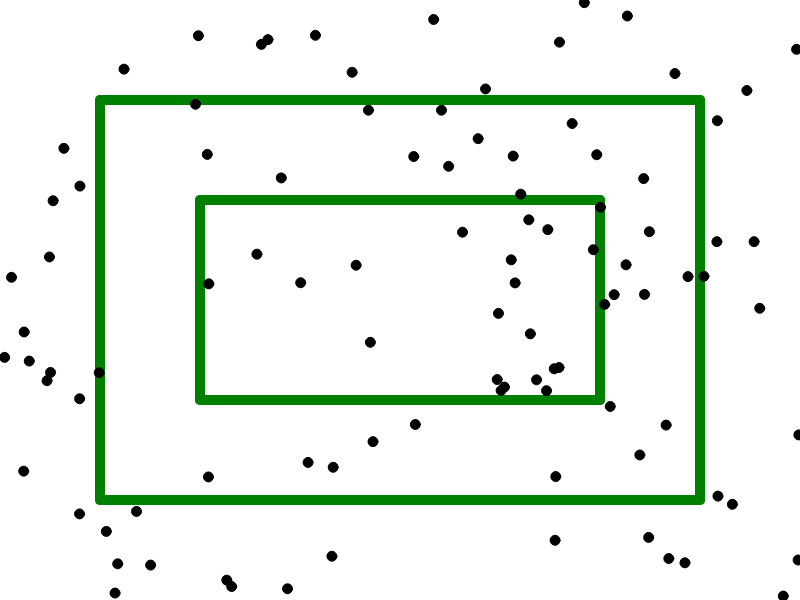
Frame 1 (no input)
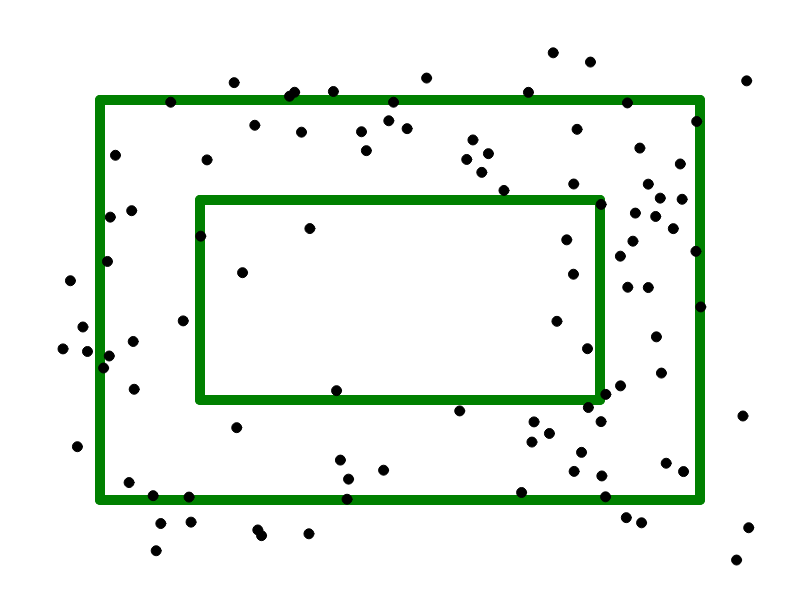
Frame 60 (no input)
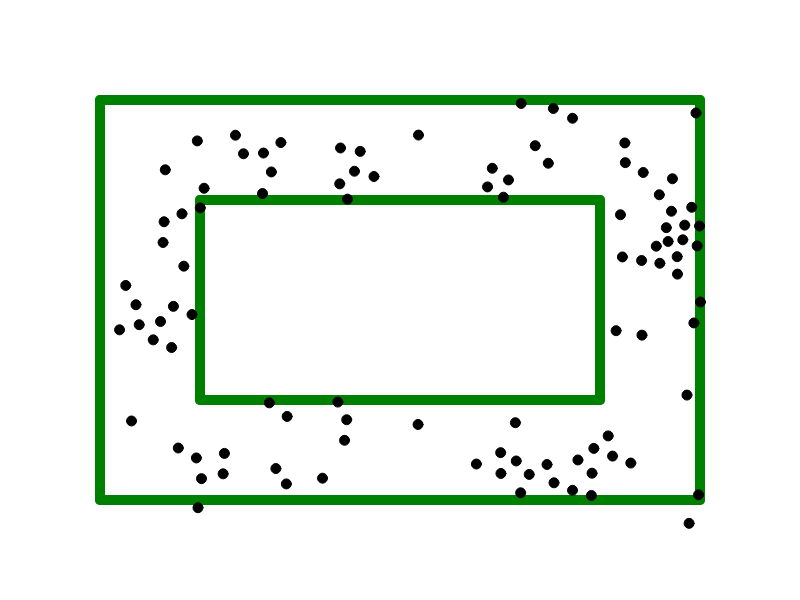
Frame 120 (the mouse pressed at the canvas centre since frame 60)

The p5.js sketch that drew these frames (run headless with seeded random() and noise() and a simulated clock; from frame 60 on, the mouse is pressed at the canvas centre):

// p5.js sketch
// ── sketch.js
let Scene = {
  w : 800, h : 600, swarm : [],

  // get neighbors up to certain distance
  neighbours : function(x) {
    let r = []
    for (let p of this.swarm) {
      if (dist(p.pos.x, p.pos.y, x.x, x.y) <= 25) {
        r.push(p)
      }
    }
    return r
  },

  // Add outer boundaries of the canvas - we use "cyclic" boundaries
  wrap : function(x) {
    if (x.x < 0) x.x += this.w
    if (x.y < 0) x.y += this.h
    if (x.x >= this.w) x.x -= this.w
    if (x.y >= this.h) x.y -= this.h
  }
}

// Object of the racetrack, holds points of the inner + outer edge, and mid point
let racetrack = {
  // TODO: precompute and generate real values (same amount for both)
  inner: [[200, 200], [600, 200], [600, 400], [200, 400]],
  outer: [[100, 100], [700, 100], [700, 500], [100, 500]],
  middle: [Scene.w / 2, Scene.h / 2],

  // check if point is inside of inner boundary
  is_in : function(x, y) {
    // TODO: implement using real shape
    return (x > 200 && x < 600 && y > 200 && y < 400)
  },

  // check if point is outside of outer boundary
  is_out : function(x, y) {
    // TODO: implement using real shape
    return (x < 100 || x > 700 || y < 100 || y > 500)
  },

  // need to get some kind of clockwise direction for points in the track
  // -> use several intermediate points inside of track to get directions
  // function assumes that the point x,y is inside of track
  get_direction_checkpoint : function(x, y) {
    // TODO: implement using real shape and better values
    if (x < 200 && y < 400) {
      return [200, 150]
    } else if (x < 600 && y > 400) {
      return [150, 400]
    } else if (x > 600 && y > 200) {
      return [600, 450]
    } else if (x >200 && y < 200) {
      return [650, 200]
    }
  },

}

class Particle {
  constructor() {
    this.pos = createVector(random(0, Scene.w), random(0, Scene.h))
    this.dir = p5.Vector.random2D()
  }

  step() {
    let N=0, avg_sin = 0, avg_cos = 0, avg_p = createVector(0, 0), avg_d = createVector(0, 0)

    // compute average angle and average position
    // avg angle for allignment, avg pos for cohesion
    for (let n of Scene.neighbours(this.pos)) {
      avg_p.add(n.pos)

      // separation
      if (n != this) {
        let away = p5.Vector.sub(this.pos, n.pos)
        away.div(away.magSq())
        avg_d.add(away)
      }

      avg_sin += Math.sin(n.dir.heading())
      avg_cos += Math.cos(n.dir.heading())
      N++
    }
    avg_sin /= N, avg_cos /= N, avg_p.div(N), avg_d.div(N)
    let avg_angle = Math.atan2(avg_sin, avg_cos)
    // add some random noise to the angle
    avg_angle += random(-0.25, 0.25)
    this.dir = p5.Vector.fromAngle(avg_angle)

    // implement the cohesion
    let cohesion = p5.Vector.sub(avg_p, this.pos)
    cohesion.div(20)
    this.dir.add(cohesion)

    // add separation
    avg_d.mult(20)
    this.dir.add(avg_d)

    // implement racetrack force
    // TODO: check and make changes if needed
    let mid_vec = createVector(racetrack.middle[0], racetrack.middle[1])
    if (racetrack.is_in(this.pos.x, this.pos.y)) {
      // if particle is inside inner boundary, make it move in direction away from the middle

      this.dir = createVector(0, 0) // first null the current direction, as it goes out of track

      // compute vector from current position to mid, and "normalize" it by its magnitude
      let vec_from_pos_to_mid = mid_vec.sub(this.pos)
      vec_from_pos_to_mid.div(vec_from_pos_to_mid.mag())
      
      this.dir.sub(vec_from_pos_to_mid)
    } else if (racetrack.is_out(this.pos.x, this.pos.y)) {
      // if it is in the outer part, make it move in direction to the origin

      this.dir = createVector(0, 0) // first null the current direction, as it goes out of track

      // compute vector from current position to mid, and "normalize" it by its magnitude
      let vec_from_pos_to_mid = mid_vec.sub(this.pos)
      vec_from_pos_to_mid.div(vec_from_pos_to_mid.mag())

      this.dir.add(vec_from_pos_to_mid)
    } else {
      // if particle is in the track, compute a direction to continue moving (clockwise)

      // compute vector from current position to next checkpoint on the track
      let next_checkpoint = racetrack.get_direction_checkpoint(this.pos.x, this.pos.y)
      let next_checkpoint_vec = createVector(next_checkpoint[0], next_checkpoint[1])
      let vec_from_pos_to_next_checkpoint = next_checkpoint_vec.sub(this.pos)
      vec_from_pos_to_next_checkpoint.div(vec_from_pos_to_next_checkpoint.magSq()) // "normalize" it by its magnitude

      this.dir.add(vec_from_pos_to_next_checkpoint)
    }

    this.pos.add(this.dir)
    Scene.wrap(this.pos)
  }

  draw() {
    fill(0)
    ellipse(this.pos.x, this.pos.y, 10, 10)
  }
}

function setup() {
  createCanvas(Scene.w, Scene.h);
  display_racetrack();

  // generate particles
  for (let i = 0; i < 100; i++) {
    Scene.swarm.push(new Particle())
  }
}

function draw() {
  clear()
  display_racetrack() // always display racetrack after clear
  let i = 0
  for (let p of Scene.swarm) {
    // TODO: update logging depending on needs
    console.log(i, p.pos.x, p.pos.y)
    p.step()
    p.draw()
    i++
  }
}

// draw simple line from begin to end
function drawLine(ctx, begin, end, stroke = 'green', width = 1) {
  ctx.strokeStyle = stroke;
  ctx.lineWidth = width;

  ctx.beginPath();
  ctx.moveTo(...begin);
  ctx.lineTo(...end);
  ctx.stroke();
}

// display simplified race track
function display_racetrack() {
  const canvas = document.querySelector('canvas');
  const ctx = canvas.getContext('2d');

  // save all original attributes so that we dont loose them 
  let original_strokeStyle = ctx.strokeStyle;
  let original_lineWidth = ctx.lineWidth;
  let original_lineJoin = ctx.lineJoin;
  let original_lineCap = ctx.lineCap;

  ctx.lineJoin = 'circular';
  ctx.lineCap = 'circular';

  // draw the inner and outer track
  let len = racetrack.inner.length
  for (let i = 0; i < len; i++) {
    drawLine(ctx, racetrack.inner[i], racetrack.inner[(i+1) % len], 'green', 10);
  }
  len = racetrack.outer.length
  for (let i = 0; i < len; i++) {
    drawLine(ctx, racetrack.outer[i], racetrack.outer[(i+1) % len], 'green', 10);
  }

  // assign back the original values 
  ctx.strokeStyle = original_strokeStyle;
  ctx.lineWidth = original_lineWidth;
  ctx.lineJoin = original_lineJoin;
  ctx.lineCap = original_lineCap;
};
